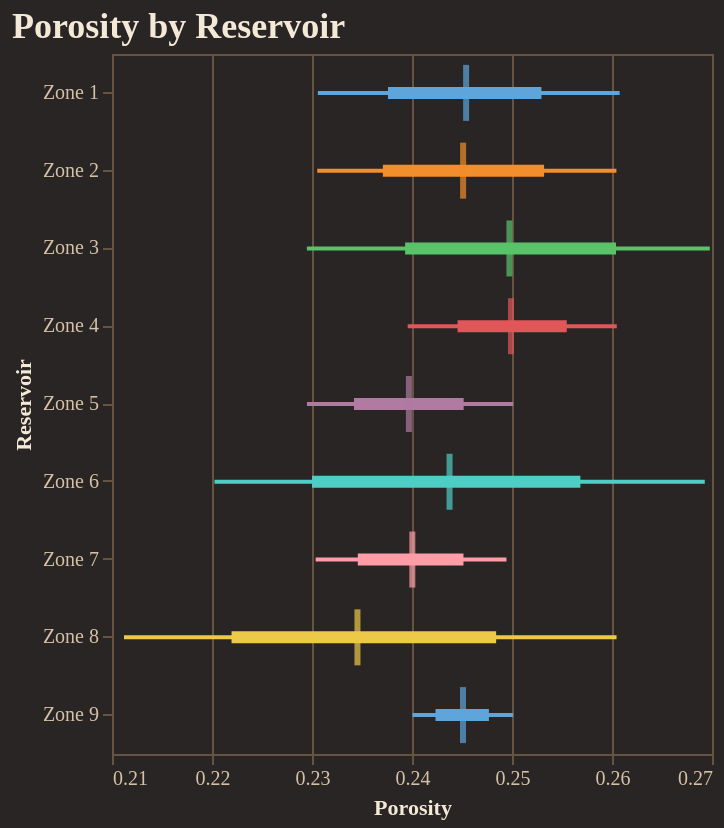

The code cell stored with this chart in its notebook:
### Code cell
fig = reporter.plotter.forest_plot(
    "Porosity", 
    backend=PLOTTING_BACKEND
)
fig.show()

### Figure 1 — Vega-Lite specification as saved in the notebook (floating-point values rounded to 4 significant figures)
{"config": {"background": "#292524", "view": {"fill": "#292524", "stroke": "#665340"}, "title": {"color": "#f4e9d7", "font": "Merriweather", "fontSize": 18, "fontWeight": 600, "subtitleColor": "#d5c2a6", "anchor": "start"}, "axis": {"domainColor": "#665340", "gridColor": "#665340", "tickColor": "#665340", "labelColor": "#d5c2a6", "titleColor": "#f4e9d7", "labelFont": "Merriweather", "titleFont": "Merriweather"}, "legend": {"titleColor": "#f4e9d7", "labelColor": "#d5c2a6", "labelFont": "Merriweather", "titleFont": "Merriweather", "orient": "top-right", "symbolType": "circle"}, "header": {"labelColor": "#d5c2a6", "titleColor": "#f4e9d7", "labelFont": "Merriweather", "titleFont": "Merriweather"}, "mark": {"color": "#c78d3b"}, "line": {"color": "#c78d3b"}, "bar": {"color": "#c78d3b"}, "point": {"color": "#ddb06d"}, "area": {"color": "#c78d3b", "opacity": 0.35}, "text": {"color": "#f4e9d7", "font": "Merriweather"}, "range": {"category": ["#5DA5DA", "#F28E2B", "#59C36A", "#E15759", "#B07AA1", "#4ECDC4", "#FF9DA7", "#EDC948"]}}, "layer": [{"mark": {"type": "rule", "strokeWidth": 2}, "encoding": {"color": {"field": "group", "legend": null, "type": "nominal"}, "x": {"field": "p10", "scale": {"zero": false}, "title": "Porosity", "type": "quantitative"}, "x2": {"field": "p90"}, "y": {"field": "group", "sort": ["Zone 1", "Zone 2", "Zone 3", "Zone 4", "Zone 5", "Zone 6", "Zone 7", "Zone 8", "Zone 9"], "title": "Reservoir", "type": "nominal"}}}, {"mark": {"type": "rule", "strokeWidth": 6}, "encoding": {"color": {"field": "group", "legend": null, "type": "nominal"}, "x": {"field": "p25", "scale": {"zero": false}, "title": "Porosity", "type": "quantitative"}, "x2": {"field": "p75"}, "y": {"field": "group", "sort": ["Zone 1", "Zone 2", "Zone 3", "Zone 4", "Zone 5", "Zone 6", "Zone 7", "Zone 8", "Zone 9"], "title": "Reservoir", "type": "nominal"}}}, {"mark": {"type": "tick", "color": "black", "size": 28, "thickness": 3}, "encoding": {"color": {"field": "group", "legend": null, "type": "nominal"}, "tooltip": [{"field": "group", "title": "Group", "type": "nominal"}, {"field": "p10", "title": "P10", "type": "quantitative"}, {"field": "p25", "title": "P25", "type": "quantitative"}, {"field": "median", "title": "Median", "type": "quantitative"}, {"field": "p75", "title": "P75", "type": "quantitative"}, {"field": "p90", "title": "P90", "type": "quantitative"}], "x": {"field": "median", "scale": {"zero": false}, "title": "Porosity", "type": "quantitative"}, "y": {"field": "group", "sort": ["Zone 1", "Zone 2", "Zone 3", "Zone 4", "Zone 5", "Zone 6", "Zone 7", "Zone 8", "Zone 9"], "title": "Reservoir", "type": "nominal"}}}], "data": {"name": "data-aaa94505c4400992ba0655dc3403e23a"}, "height": 350, "title": "Porosity by Reservoir", "width": "container", "$schema": "https://vega.github.io/schema/vega-lite/v5.20.1.json", "datasets": {"data-aaa94505c4400992ba0655dc3403e23a": [{"group": "Zone 1", "p10": 0.2306, "p25": 0.2376, "median": 0.2454, "p75": 0.2529, "p90": 0.2608}, {"group": "Zone 2", "p10": 0.2305, "p25": 0.2371, "median": 0.2451, "p75": 0.2532, "p90": 0.2604}, {"group": "Zone 3", "p10": 0.2295, "p25": 0.2393, "median": 0.2497, "p75": 0.2604, "p90": 0.2698}, {"group": "Zone 4", "p10": 0.2396, "p25": 0.2446, "median": 0.2499, "p75": 0.2555, "p90": 0.2605}, {"group": "Zone 5", "p10": 0.2295, "p25": 0.2342, "median": 0.2397, "p75": 0.2452, "p90": 0.2501}, {"group": "Zone 6", "p10": 0.2202, "p25": 0.23, "median": 0.2438, "p75": 0.2568, "p90": 0.2693}, {"group": "Zone 7", "p10": 0.2304, "p25": 0.2346, "median": 0.24, "p75": 0.2451, "p90": 0.2494}, {"group": "Zone 8", "p10": 0.2112, "p25": 0.222, "median": 0.2345, "p75": 0.2484, "p90": 0.2605}, {"group": "Zone 9", "p10": 0.2401, "p25": 0.2424, "median": 0.2451, "p75": 0.2477, "p90": 0.2501}]}}
